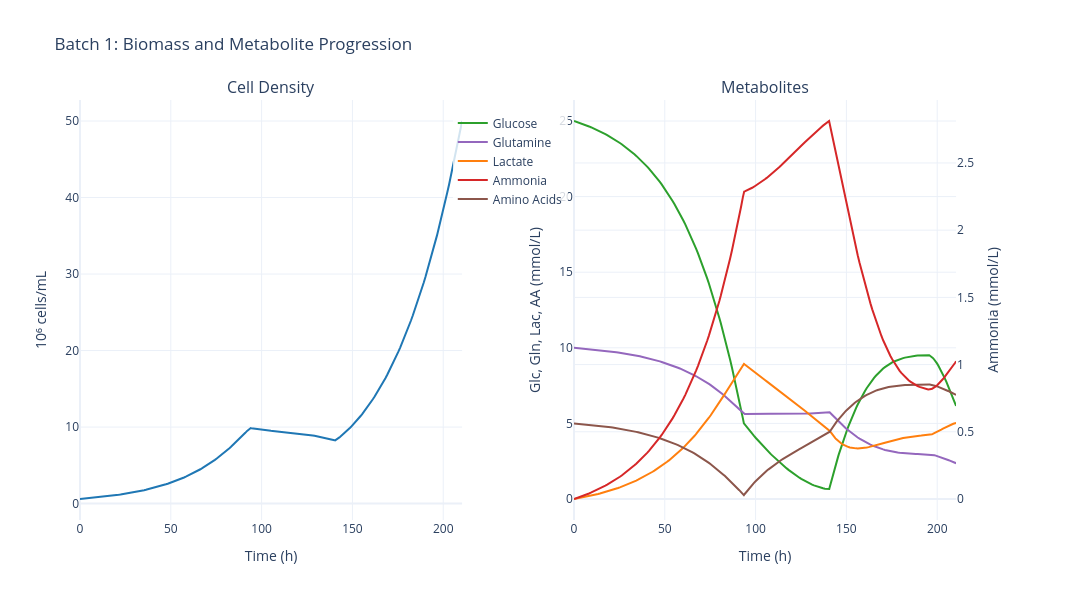

Notebook code for this chart:
### Code cell
sim.data.plot_biomass_metabolites()

### Figure 1 — Plotly figure (JSON) as saved in the notebook; plotly's stock layout.template omitted (floating-point values rounded to 4 significant figures; data arrays with more than 128 entries replaced by an {"elided": "..."} marker saying what was removed)
{"data": [{"hovertemplate": "Time: %{x:.1f} h<br>Cell Density: %{y:.2f} 10⁶ cells/mL<extra></extra>", "line": {"color": "#1f77b4", "width": 2}, "mode": "lines", "name": "Cell Density", "showlegend": false, "type": "scatter", "x": {"elided": "293 float values"}, "xaxis": "x", "y": {"elided": "293 float values"}, "yaxis": "y"}, {"hovertemplate": "Time: %{x:.1f} h<br>Glucose: %{y:.2f} mmol/L<extra></extra>", "line": {"color": "#2ca02c", "width": 2}, "mode": "lines", "name": "Glucose", "type": "scatter", "x": {"elided": "293 float values"}, "xaxis": "x2", "y": {"elided": "293 float values"}, "yaxis": "y2"}, {"hovertemplate": "Time: %{x:.1f} h<br>Glutamine: %{y:.2f} mmol/L<extra></extra>", "line": {"color": "#9467bd", "width": 2}, "mode": "lines", "name": "Glutamine", "type": "scatter", "x": {"elided": "293 float values"}, "xaxis": "x2", "y": {"elided": "293 float values"}, "yaxis": "y2"}, {"hovertemplate": "Time: %{x:.1f} h<br>Lactate: %{y:.2f} mmol/L<extra></extra>", "line": {"color": "#ff7f0e", "width": 2}, "mode": "lines", "name": "Lactate", "type": "scatter", "x": {"elided": "293 float values"}, "xaxis": "x2", "y": {"elided": "293 float values"}, "yaxis": "y2"}, {"hovertemplate": "Time: %{x:.1f} h<br>Ammonia: %{y:.2f} mmol/L<extra></extra>", "line": {"color": "#d62728", "width": 2}, "mode": "lines", "name": "Ammonia", "type": "scatter", "x": {"elided": "293 float values"}, "xaxis": "x2", "y": {"elided": "293 float values"}, "yaxis": "y3"}, {"hovertemplate": "Time: %{x:.1f} h<br>Amino Acids: %{y:.2f} mmol/L<extra></extra>", "line": {"color": "#8c564b", "width": 2}, "mode": "lines", "name": "Amino Acids", "type": "scatter", "x": {"elided": "293 float values"}, "xaxis": "x2", "y": {"elided": "293 float values"}, "yaxis": "y2"}], "layout": {"annotations": [{"font": {"size": 16}, "showarrow": false, "text": "Cell Density", "x": 0.205, "xanchor": "center", "xref": "paper", "y": 1, "yanchor": "bottom", "yref": "paper"}, {"font": {"size": 16}, "showarrow": false, "text": "Metabolites", "x": 0.735, "xanchor": "center", "xref": "paper", "y": 1, "yanchor": "bottom", "yref": "paper"}], "font": {"size": 12}, "height": 600, "legend": {"bgcolor": "rgba(255,255,255,0.8)", "x": 0.4, "y": 0.98}, "showlegend": true, "title": {"text": "Batch 1: Biomass and Metabolite Progression"}, "width": 1400, "xaxis": {"anchor": "y", "domain": [0, 0.41], "title": {"text": "Time (h)"}}, "xaxis2": {"anchor": "y2", "domain": [0.53, 0.94], "title": {"text": "Time (h)"}}, "yaxis": {"anchor": "x", "domain": [0, 1], "title": {"text": "10⁶ cells/mL"}}, "yaxis2": {"anchor": "x2", "domain": [0, 1], "title": {"text": "Glc, Gln, Lac, AA (mmol/L)"}}, "yaxis3": {"anchor": "x2", "overlaying": "y2", "side": "right", "title": {"text": "Ammonia (mmol/L)"}}}}
